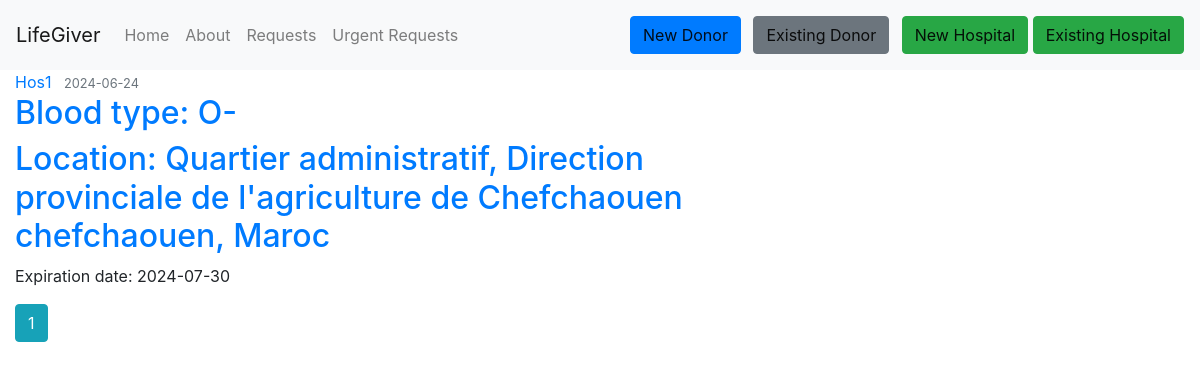
The page /urgent_requests on the database as committed earlier.
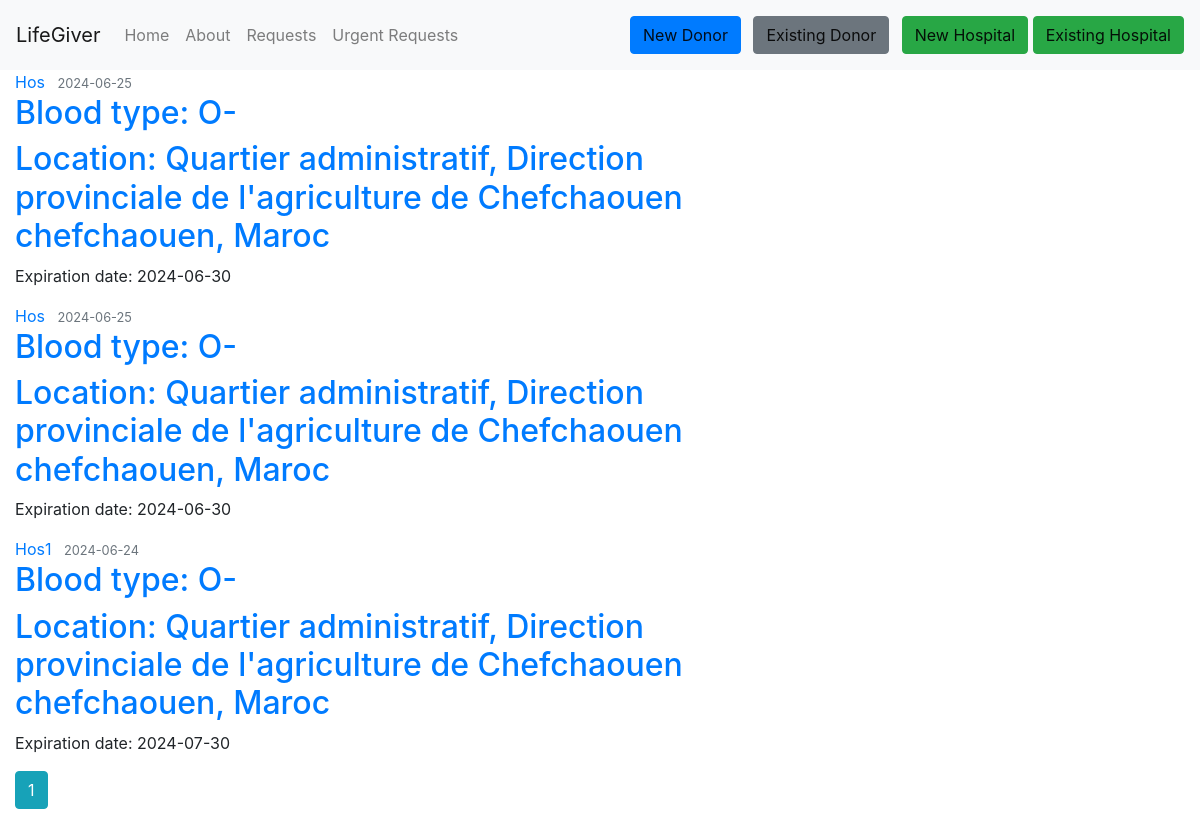
The same page on the database as committed later.
### Lifegiver_test/lifegiver/models.py (models this page shows, shortened)
class UrgentRequest(db.Model):
    id = db.Column(db.Integer, primary_key=True)
    hospital_id = db.Column(db.Integer, db.ForeignKey('hospital.id'), nullable=False)
    blood_type = db.Column(db.Enum('O-', 'O+', 'A-', 'A+', 'B-', 'B+', 'AB-', 'AB+'), nullable=False)
    request_date = db.Column(db.DateTime, nullable=False, default=datetime.now)
    expiration_date = db.Column(db.DateTime, nullable=False, default=lambda: datetime.now() + timedelta(days=15))

class Hospital(db.Model, UserMixin):
    __tablename__ = 'hospital'
    id = db.Column(db.Integer, primary_key=True)
    name = db.Column(db.String(225), nullable=False)
    image_file = db.Column(db.String(20), nullable=False, default='default1.png')
    street = db.Column(db.String(500), nullable=True)
    city = db.Column(db.String(100), nullable=True)
    province = db.Column(db.String(100), nullable=True)
    zip_code = db.Column(db.String(45), nullable=True)
    country = db.Column(db.String(100), nullable=True)
    phone_number = db.Column(db.String(45), nullable=False)
    email = db.Column(db.String(125), unique=True, nullable=False)
    password = db.Column(db.String(60), nullable=False)
    barcode = db.Column(db.String(100), unique=True, nullable=False)
    hospital_donations = db.relationship('UserDonation', backref='hospital_donation', lazy=True)
    hospital_requests = db.relationship('DonationRequest', backref='hospital_request', lazy=True)
    urgent_requests = db.relationship('UrgentRequest', backref='hospital_urgent_request', lazy=True)

### Lifegiver_test/lifegiver/route.py (the view)
@app.route('/urgent_requests', methods=['POST', 'GET'], strict_slashes=False)
def urgent_requests():
    page = request.args.get('page', 1, type=int)
    requests = UrgentRequest.query.order_by(UrgentRequest.request_date.desc()).paginate(page=page, per_page=5) # inteade of using .all() we gonna change it to .paginate() to get 10 requests per page
    return render_template('urgent_requests.html', title='Urgent Requests page', requests=requests)

### Lifegiver_test/lifegiver/templates/urgent_requests.html (shortened to what this page needs)
{% extends "layout.html" %}
{% block content %}
    {% for request in requests.items %}
        <article class="media content-section">
          <div class="media-body">
            <div class="article-metadata">
              <a class="mr-2" href="{{ url_for('hospital_urgent_requests', name=request.hospital_urgent_request.name) }}">{{ request.hospital_urgent_request.name }}</a>
              <small class="text-muted">{{ request.request_date.strftime('%Y-%m-%d') }}</small>
            </div>
            <h2><a class="article-title" href="{{ url_for('urgent_don_request', urgent_request_id=request.id) }}">{{ 'Blood type: ' ~ request.blood_type }}</a></h2>
            <h2><a class="article-title" href="#">{{ 'Location: ' ~ request.hospital_urgent_request.street ~ ' ' ~ request.hospital_urgent_request.city ~ ', ' ~ request.hospital_urgent_request.country }}</a></h2>
            <p class="article-content">{{ 'Expiration date: ' ~ request.expiration_date.strftime('%Y-%m-%d') }}</p>
          </div>
        </article>
    {% endfor %}
    {% for page_num in requests.iter_pages(left_edge=1, right_edge=1, left_current=1, right_current=1) %}
      {% if page_num %}
        {% if requests.page == page_num %}
          <a class="btn btn-info mb-4" href="{{ url_for('urgent_requests', page=page_num) }}">{{ page_num }}</a>
        {% else %}
          <a class="btn btn-outline-info mb-4" href="{{ url_for('urgent_requests', page=page_num) }}">{{ page_num }}</a>
        {% endif %}
      {% else %}
        ...
      {% endif %}
    {% endfor %}
{% endblock content %}

Rows that differ between the two databases and show on the page:
added UrgentRequest: hospital_urgent_request.name "Hos", request_date "2024-06-25", blood_type "Blood type: O-", expiration_date "Expiration date: 2024-06-30"
added Hospital: street+city+country "Location: Quartier administratif, Direction provinciale de l'agriculture de Chefchaouen chefchaouen, Maroc"
added UrgentRequest: hospital_urgent_request.name "Hos", request_date "2024-06-25", blood_type "Blood type: O-", expiration_date "Expiration date: 2024-06-30"
